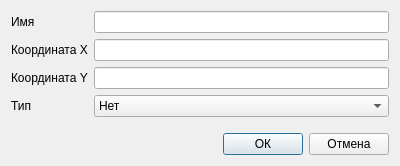
<?xml version="1.0" encoding="UTF-8"?>
<ui version="4.0">
 <class>NewObject</class>
 <widget class="QDialog" name="NewObject">
  <property name="enabled">
   <bool>true</bool>
  </property>
  <property name="geometry">
   <rect>
    <x>0</x>
    <y>0</y>
    <width>400</width>
    <height>166</height>
   </rect>
  </property>
  <property name="sizePolicy">
   <sizepolicy hsizetype="Fixed" vsizetype="Fixed">
    <horstretch>0</horstretch>
    <verstretch>0</verstretch>
   </sizepolicy>
  </property>
  <property name="minimumSize">
   <size>
    <width>400</width>
    <height>166</height>
   </size>
  </property>
  <property name="maximumSize">
   <size>
    <width>400</width>
    <height>166</height>
   </size>
  </property>
  <property name="windowTitle">
   <string>Dialog</string>
  </property>
  <layout class="QVBoxLayout" name="verticalLayout">
   <item>
    <layout class="QFormLayout" name="formLayout">
     <item row="0" column="0">
      <widget class="QLabel" name="Name_lbl">
       <property name="text">
        <string>Имя</string>
       </property>
      </widget>
     </item>
     <item row="0" column="1">
      <widget class="QLineEdit" name="Name_line"/>
     </item>
     <item row="1" column="0">
      <widget class="QLabel" name="X_lbl">
       <property name="text">
        <string>Координата X</string>
       </property>
      </widget>
     </item>
     <item row="1" column="1">
      <widget class="QLineEdit" name="X_line"/>
     </item>
     <item row="2" column="0">
      <widget class="QLabel" name="Y_lbl">
       <property name="text">
        <string>Координата Y</string>
       </property>
      </widget>
     </item>
     <item row="2" column="1">
      <widget class="QLineEdit" name="Y_line"/>
     </item>
     <item row="3" column="0">
      <widget class="QLabel" name="Type_lbl">
       <property name="text">
        <string>Тип</string>
       </property>
      </widget>
     </item>
     <item row="3" column="1">
      <widget class="QComboBox" name="Type_box">
       <item>
        <property name="text">
         <string>Нет</string>
        </property>
       </item>
       <item>
        <property name="text">
         <string>Человек</string>
        </property>
       </item>
       <item>
        <property name="text">
         <string>Здание</string>
        </property>
       </item>
       <item>
        <property name="text">
         <string>Машина</string>
        </property>
       </item>
       <item>
        <property name="text">
         <string>Дерево</string>
        </property>
       </item>
      </widget>
     </item>
    </layout>
   </item>
   <item>
    <layout class="QHBoxLayout" name="horizontalLayout">
     <item>
      <spacer name="horizontalSpacer">
       <property name="orientation">
        <enum>Qt::Orientation::Horizontal</enum>
       </property>
       <property name="sizeHint" stdset="0">
        <size>
         <width>40</width>
         <height>20</height>
        </size>
       </property>
      </spacer>
     </item>
     <item>
      <widget class="QPushButton" name="OK_btn">
       <property name="text">
        <string>ОК</string>
       </property>
      </widget>
     </item>
     <item>
      <widget class="QPushButton" name="Cancel_btn">
       <property name="text">
        <string>Отмена</string>
       </property>
      </widget>
     </item>
    </layout>
   </item>
  </layout>
 </widget>
 <resources/>
 <connections/>
</ui>
